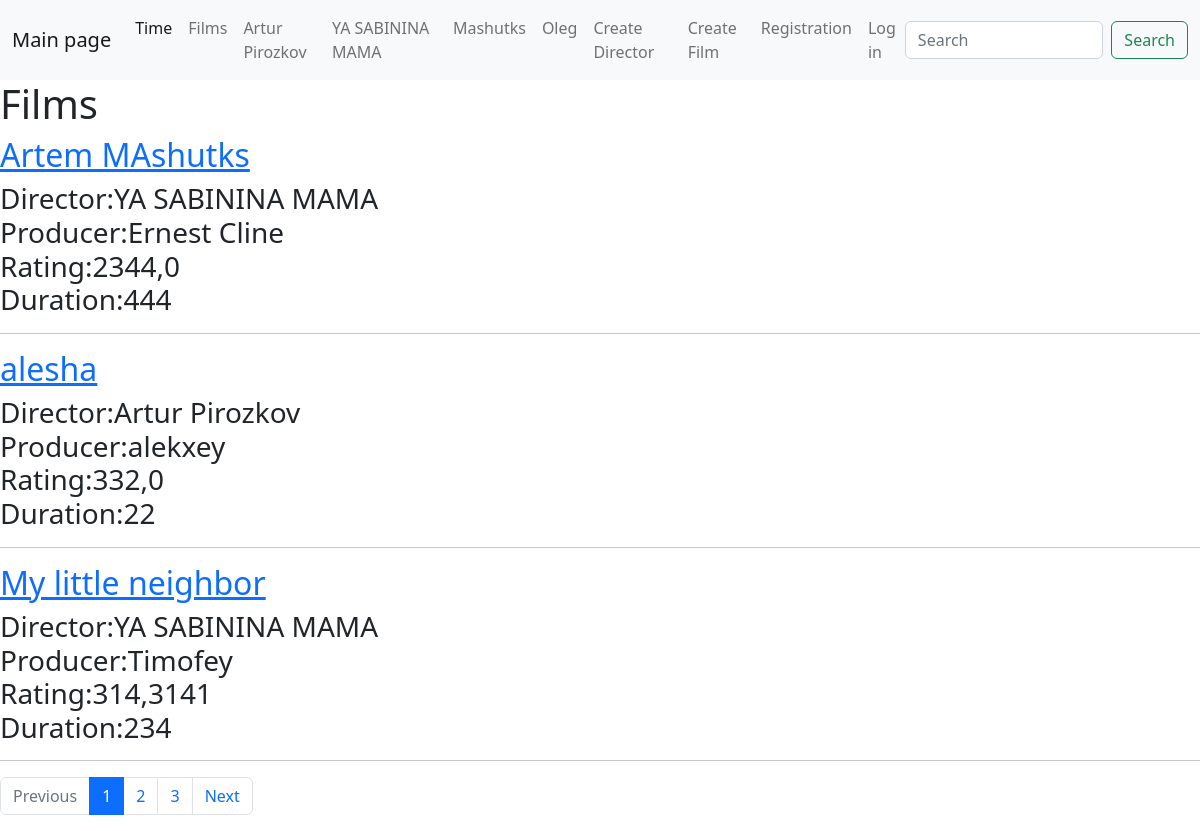
/films/, run on the app's committed database.
### main/models.py (models this page shows, shortened)
class Director(models.Model):
    class Meta:
        verbose_name = 'Режиссерa'
        verbose_name_plural = 'Режиссеры'
    name = models.CharField(max_length=70, verbose_name='Режиссер')
    def __str__(self):        return self.name

class Films(models.Model):
    class Meta:
        verbose_name = 'Фильм'
        verbose_name_plural = 'Фильмы'
        ordering = ['-rating', 'title']
    director = models.ForeignKey(Director, on_delete=models.PROTECT,
                                 related_name="director" , null=True,
                                 verbose_name='Режиссёр')
    title = models.CharField(max_length=250 ,
                             verbose_name='Название')
    producer = models.CharField(max_length=250,
                                verbose_name='Продюссер')
    rating = models.FloatField(verbose_name='Рейтинг')
    duration = models.IntegerField(verbose_name='Длительность')
    created = models.DateTimeField(auto_now_add=True, null=True,
                                   verbose_name='Дата создания')
    updated = models.DateTimeField(auto_now=True, null=True,
                                   verbose_name='Дата обновления')

### main/views.py (the view)
# urls.py: path('films/' , views.films_list_view),
def films_list_view(request):
    page = int(request.GET.get('page', 1))
    all_films = Films.objects.all()
    films_list = all_films[PAGE_SIZE* (page - 1): PAGE_SIZE * page]
    pages_amount = all_films.count() // PAGE_SIZE+1
    context = {
        "films" : films_list,
        "directors": Director.objects.all(),
        "buttons" : [i for i in range(1, pages_amount + 1)],
        "page_amount" : pages_amount,
        'active_page': page,
        'previous' : page - 1,
        'next' : page + 1
    }
    return render(request, "films.html", context=context)

### templates/films.html
{% extends 'lay_out.html' %}
{% load static %}
{% block content %}
<h1>Films</h1>
{% for film in films  %}
    <h2>
        <a href="/films/{{film.id}}/">{{ film.title }}</a></h2>
    <h3>Director:{{ film.director }}<br>
        Producer:{{ film.producer }}<br>
    Rating:{{ film.rating}}<br>
    Duration:{{ film.duration }}</h3>
    <hr>
{% endfor %}
    <nav aria-label="Page navigation example">
  <ul class="pagination">
    <li class="page-item {%  if active_page == 1 %}disabled{% endif %}"><a class="page-link" href="/films/?page={{ previous }}">Previous</a></li>
      {% for button in buttons %}
    <li class="page-item {% if button == active_page %}active{% endif %}"><a class="page-link" href="/films/?page={{ button }}">{{ button }}</a></li>
      {% endfor %}
    <li class="page-item {%  if active_page == page_amount%}disabled{% endif %}"><a class="page-link" href="/films/?page={{ next }}">Next</a></li>
  </ul>
</nav>
{% endblock %}

### templates/lay_out.html (shortened to what this page needs)
<!DOCTYPE html>
<html lang="en">
<head>
    <link href="https://cdn.jsdelivr.net/npm/bootstrap@5.2.2/dist/css/bootstrap.min.css" rel="stylesheet">
</head>
<body>
<nav class="navbar navbar-expand-lg bg-light">
  <div class="container-fluid">
    <a class="navbar-brand" href="/main/">Main page</a>
    <div class="collapse navbar-collapse" id="navbarSupportedContent">
      <ul class="navbar-nav me-auto mb-2 mb-lg-0">
        <li class="nav-item">
          <a class="nav-link active" aria-current="page" href="/date_now/">Time</a>
        </li>
        <li class="nav-item">
          <a class="nav-link" href="/films/">Films</a>
        </li>
           {% for dir in directors %}
                    <li class="nav-item">
                        <a class="nav-link" href="/director/{{dir.id}}/films">
                            {{ dir.name }}</a>
                    </li>
          {% endfor %}
      <li class="nav-item">
            <a class="nav-link" href="/director/create/">Create Director</a>
        </li>
        <li class="nav-item">
            <a class="nav-link" href="/films/create/">Create Film</a>
        </li>
        <li class="nav-item">
            <a class="nav-link" href="/register/">Registration</a>
        </li>
        {% if user.is_anonymous%}
            <li class="nav-item">
            <a class="nav-link" href="/login/">Log in</a>
        </li>
            {% else %}
            <a class="nav-link" href="/logout/">Log out {{ user.username }}</a>
        {% endif %}
      </ul>
      <form class="d-flex" role="search" method="get" action="/search/">
        <input class="form-control me-2" type="search" placeholder="Search"
               name="search_word"
               aria-label="Search" value="{{ search_word }}">
        <button class="btn btn-outline-success" type="submit">Search</button>
      </form>
    </div>
  </div>
</nav>
{% block content %}
{% endblock %}
</body>
</html>

### data on the page
Director: name "Artur Pirozkov"
Director: name "YA SABININA MAMA"
Director: name "Mashutks"
Director: name "Oleg"
Films: title "Artem MAshutks", director "YA SABININA MAMA", producer "Ernest Cline", rating "2344,0", duration "444"
Films: title "alesha", director "Artur Pirozkov", producer "alekxey", rating "332,0", duration "22"
Films: title "My little neighbor", director "YA SABININA MAMA", producer "Timofey", rating "314,3141", duration "234"

### other printed values
{{ button }} "1" "2" "3"
